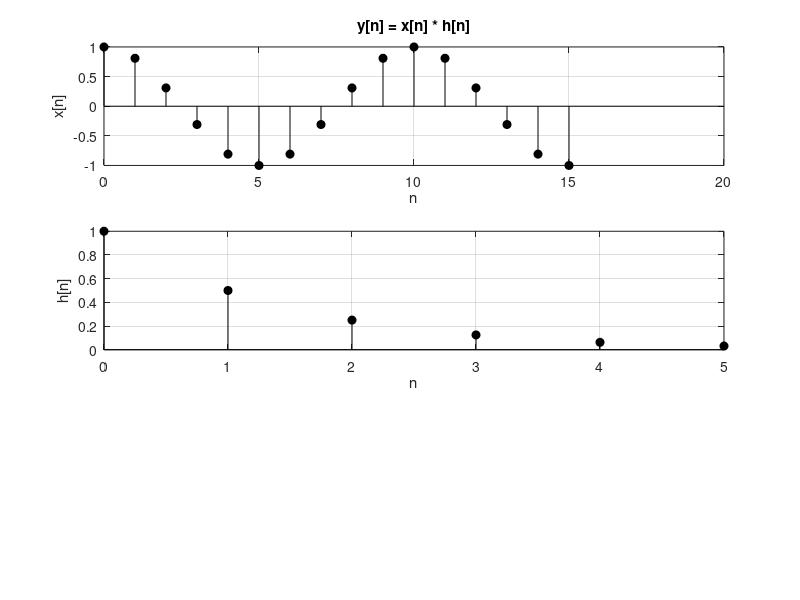

The MATLAB source for this figure: (Note: this script raises an error after producing the figure.)
%figure(1)

clc;
clear;

i = 0:15;
j = 0:5;
x_1 = cos(2*pi*0.1*i);
x_2 = i;

figure(1)
subplot(311)
stem(i,x_1,'k','MarkerFaceColor','k');
title('y[n] = x[n] * h[n]');
xlabel('n');
ylabel('x[n]');
grid on

h_1 = (0.5).^j;
h_2 = j;
subplot(312)
stem(j,h_1,'k','MarkerFaceColor','k');
xlabel('n');
ylabel('h[n]');
grid on

x1 = [x_1 ; x_2];
h1 = [h_1 ; h_2];

[y, t] = myconv(x1,h1);
subplot(313)
stem(t,y,'k','MarkerFaceColor','k');
xlabel('n');
ylabel('y[n]');
grid on

%figure(2)
figure(2)

i = 0:15;
j = 0:5;
x_1 = cos(2*pi*0.1*(i-5));
x_1 = [x_1(i <= 10) zeros(1,5)];
subplot(311)
stem(i,x_1,'r','MarkerFaceColor','r');
title('y[n - 5] = x[n - 5] * h[n]');
xlabel('n');
ylabel('x[n]');
grid on

h_1 = (0.5).^j;
h_2 = j;
subplot(312)
stem(j,h_1,'k','MarkerFaceColor','k');
xlabel('n');
ylabel('h[n]');
grid on

x_2 = i;
x1 = [x_1 ; x_2];
h1 = [h_1 ; h_2];

[y, t] = myconv(x1,h1);
subplot(313)
stem(t,y,'r','MarkerFaceColor','r');
xlabel('n');
ylabel('y[n]');
grid on

